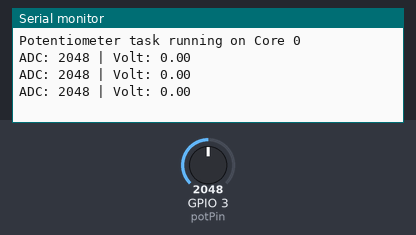
This sketch was run on a simulated ESP32. On the bench: the last lines printed to the serial monitor. The test bench sets the inputs (shaded band); at power-on: GPIO 3 (potPin) = 2048.

Above: at 1.3 s.
1.4 s: GPIO 3 (potPin) set to 2866
At 1.9 s:
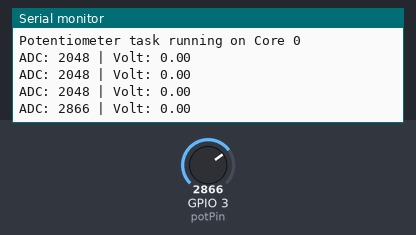
2.9 s: GPIO 3 (potPin) set to 3603
At 3.4 s:
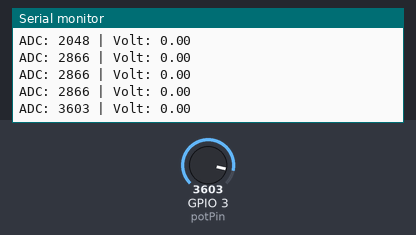
Timing chart, 0 to 5.9 s (numbered marks = the images above; inputs shaded):
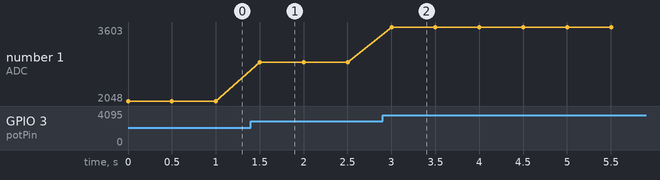

The sketch:

Core0.ino
```cpp
#define potPin 3

void potTask(void *parameter) {
  for (;;) {
    int nilai = analogRead(potPin);
    float volt = (nilai / 4095) * 3.3;

    Serial.print("ADC: ");
    Serial.print(nilai);
    Serial.print(" | Volt: ");
    Serial.println(volt, 2);

    vTaskDelay(500 / portTICK_PERIOD_MS);
  }
}

void setup() {
  Serial.begin(115200);
  pinMode(potPin, INPUT);

  xTaskCreatePinnedToCore(potTask, "Pot Task", 2048, NULL, 1, NULL, 0
  );

  Serial.println("Potentiometer task running on Core 0");
}

void loop() {}
```

Measured:
- after the input at 1.4 s, the serial monitor: prints a new line after 0.10 s (image 1)
- after the input at 2.9 s, the serial monitor: prints a new line after 0.10 s (image 2)
- plotted number 1: 2048 → 2866 after the input at 1.4 s, 2866 → 3603 after the input at 2.9 s
